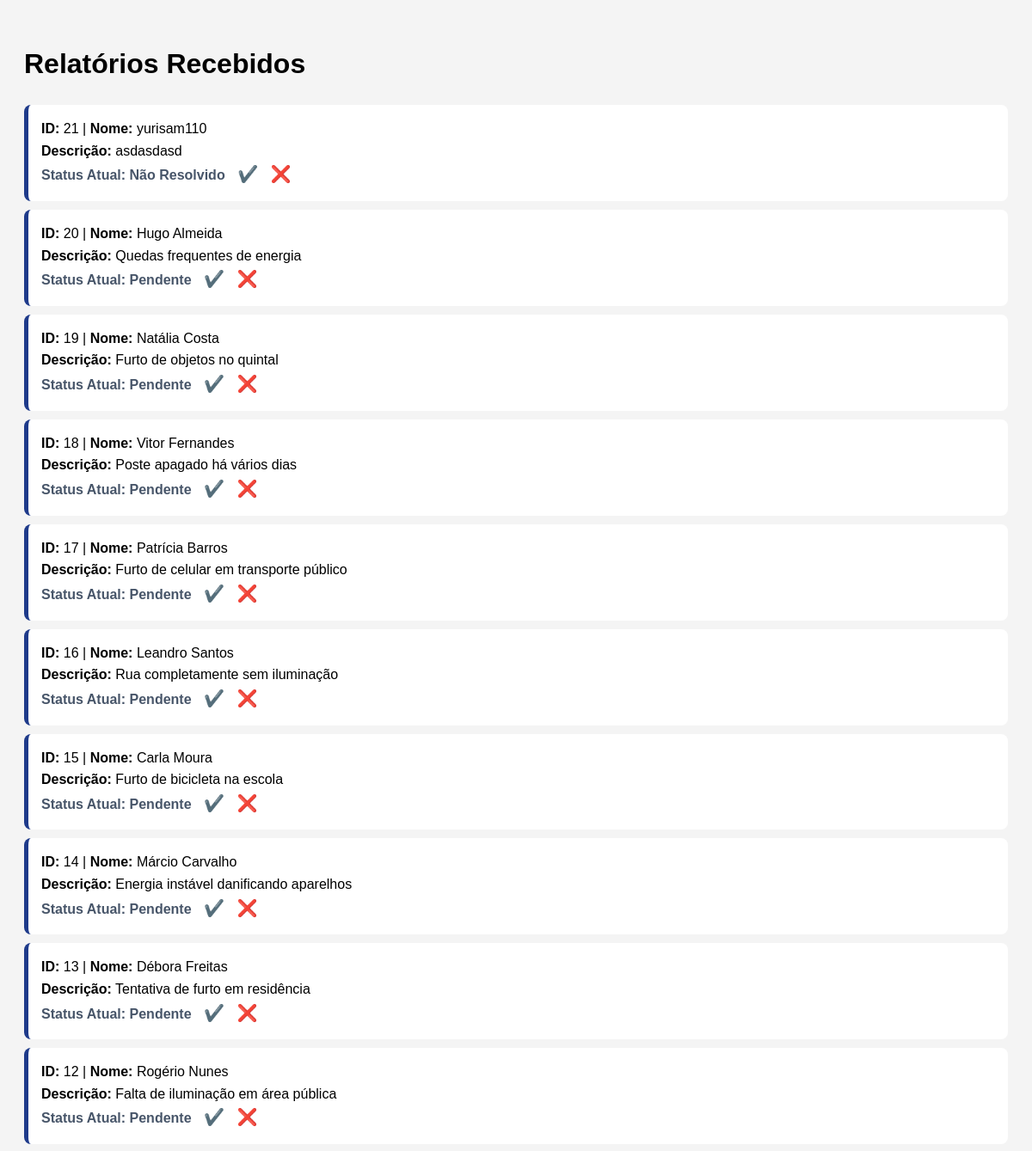
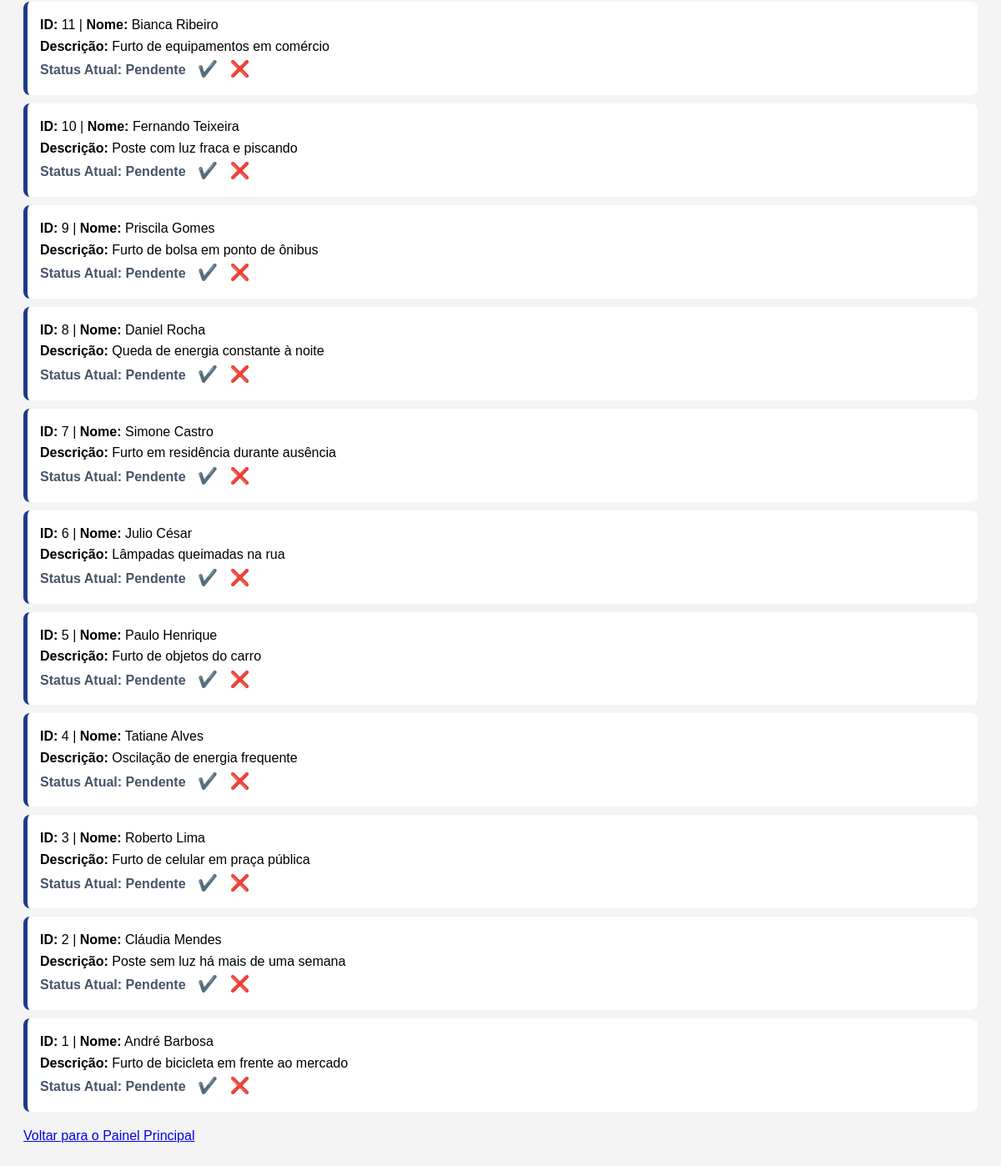
The page /login.php on the database its author committed (2 pictures, top to bottom).
### tables this page shows
CREATE TABLE `cidadao` (
  `id` int NOT NULL AUTO_INCREMENT,
  `nome` varchar(45) NOT NULL,
  `cpf` varchar(11) NOT NULL,
  `contato` varchar(11) NOT NULL,
  `problema` enum('F','L') DEFAULT NULL,
  `descricao` text,
  `status` enum('Pendente','Resolvido','Não Resolvido') DEFAULT 'Pendente',
  PRIMARY KEY (`id`),
  UNIQUE KEY `cpf` (`cpf`)
);

### login.php (the view, shortened to what this page needs)
<?php
require 'db.php';
try {
    $stmt = $pdo->query("SELECT * FROM cidadao ORDER BY id DESC");
    $resultados = $stmt->fetchAll(PDO::FETCH_ASSOC);
} catch (PDOException $e) {
    die("Erro ao buscar dados: " . $e->getMessage());
}
?>
<!DOCTYPE html>
<html lang="pt-BR">
<head>
</head>
<body>
    <h1>Relatórios Recebidos</h1>
    <?php if (count($resultados) > 0): ?>
        <?php foreach ($resultados as $row): ?>
            <div class="registro">
                <strong>ID:</strong> <?= $row['id'] ?> |
                <strong>Nome:</strong> <?= htmlspecialchars($row['nome']) ?> <br>
                <strong>Descrição:</strong> <?= htmlspecialchars($row['descricao']) ?> <br>
                <span class="status-badge">Status Atual: <?= $row['status'] ?></span>
                <a href="atualizar_status.php?id=<?= $row['id'] ?>&status=Resolvido" title="Marcar como Resolvido" class="btn-check">✔️</a>
                <a href="atualizar_status.php?id=<?= $row['id'] ?>&status=Pendente" title="Marcar como Pendente" class="btn-check">❌</a>
            </div>
        <?php endforeach; ?>
    <?php else: ?>
        <p>Nenhuma ocorrência encontrada.</p>
    <?php endif; ?>
    <p><a href="dashboard.php">Voltar para o Painel Principal</a></p>
</body>
</html>

### login.php (style rules this page uses)
body { font-family: sans-serif; line-height: 1.6; padding: 20px; background-color: #f4f4f4; }
.registro { background: white; padding: 15px; margin-bottom: 10px; border-radius: 8px; border-left: 5px solid #1e3a8a; shadow: 0 2px 5px rgba(0,0,0,0.1); }
.btn-check { text-decoration: none; font-size: 1.2rem; margin-left: 10px; }
.status-badge { font-weight: bold; color: #475569; }

### rows shown on the page
cidadao: id "21", nome "yurisam110", descricao "asdasdasd", status "Não Resolvido"
cidadao: id "20", nome "Hugo Almeida", descricao "Quedas frequentes de energia", status "Pendente"
cidadao: id "19", nome "Natália Costa", descricao "Furto de objetos no quintal", status "Pendente"
cidadao: id "18", nome "Vitor Fernandes", descricao "Poste apagado há vários dias", status "Pendente"
cidadao: id "17", nome "Patrícia Barros", descricao "Furto de celular em transporte público", status "Pendente"
cidadao: id "16", nome "Leandro Santos", descricao "Rua completamente sem iluminação", status "Pendente"
cidadao: id "15", nome "Carla Moura", descricao "Furto de bicicleta na escola", status "Pendente"
cidadao: id "14", nome "Márcio Carvalho", descricao "Energia instável danificando aparelhos", status "Pendente"
cidadao: id "13", nome "Débora Freitas", descricao "Tentativa de furto em residência", status "Pendente"
cidadao: id "12", nome "Rogério Nunes", descricao "Falta de iluminação em área pública", status "Pendente"
cidadao: id "11", nome "Bianca Ribeiro", descricao "Furto de equipamentos em comércio", status "Pendente"
cidadao: id "10", nome "Fernando Teixeira", descricao "Poste com luz fraca e piscando", status "Pendente"
cidadao: id "9", nome "Priscila Gomes", descricao "Furto de bolsa em ponto de ônibus", status "Pendente"
cidadao: id "8", nome "Daniel Rocha", descricao "Queda de energia constante à noite", status "Pendente"
cidadao: id "7", nome "Simone Castro", descricao "Furto em residência durante ausência", status "Pendente"
cidadao: id "6", nome "Julio César", descricao "Lâmpadas queimadas na rua", status "Pendente"
cidadao: id "5", nome "Paulo Henrique", descricao "Furto de objetos do carro", status "Pendente"
cidadao: id "4", nome "Tatiane Alves", descricao "Oscilação de energia frequente", status "Pendente"
cidadao: id "3", nome "Roberto Lima", descricao "Furto de celular em praça pública", status "Pendente"
cidadao: id "2", nome "Cláudia Mendes", descricao "Poste sem luz há mais de uma semana", status "Pendente"
cidadao: id "1", nome "André Barbosa", descricao "Furto de bicicleta em frente ao mercado", status "Pendente"
